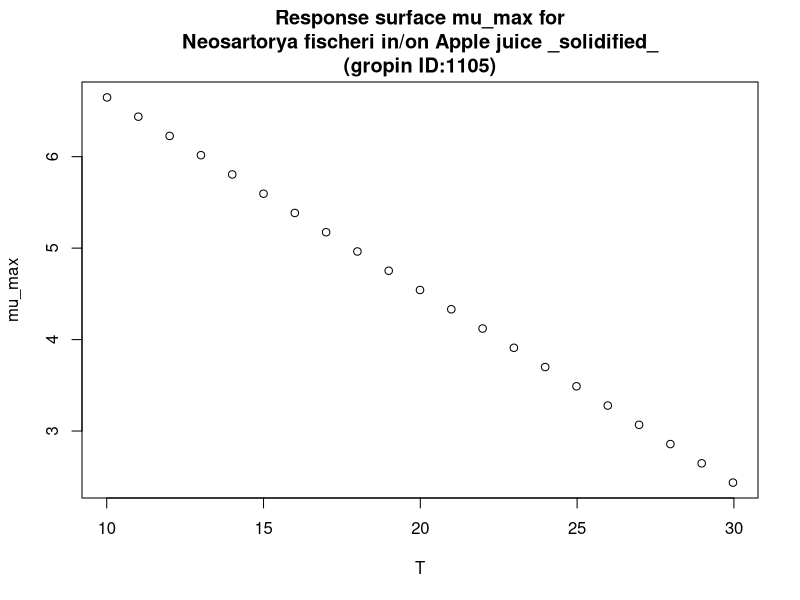

This figure's R source:
#############################
# start of Parameter script
#############################
T <- seq(10.01,29.97002997003,length.out=21)
#############################
# end of Parameter script
#############################
############################# 
# start of Model script Gropin ID 1105 
#############################
 
# constant coefficients for this model
 
variables <- data.frame(T)
argumentsPar <- expand.grid(variables)
 
# heart of the model
response_surface <- function(T) {
   mumax <-8.760-0.211*T

return(mumax=mumax)
} 

# output parameters
mumax <- cbind(argumentsPar,response_surface(argumentsPar['T']))
colnames(mumax) <- c(colnames(argumentsPar),'mumax')
#############################
# End of Model script
#############################
############################# 
# start of Visualisation script Gropin ID 1105 
#############################
plot(T,mumax$mumax,
                          xlab='T',
                          ylab='mu_max',main='Response surface mu_max for
Neosartorya fischeri in/on Apple juice _solidified_
(gropin ID:1105)')
#############################
# End of Visualisation script
#############################
